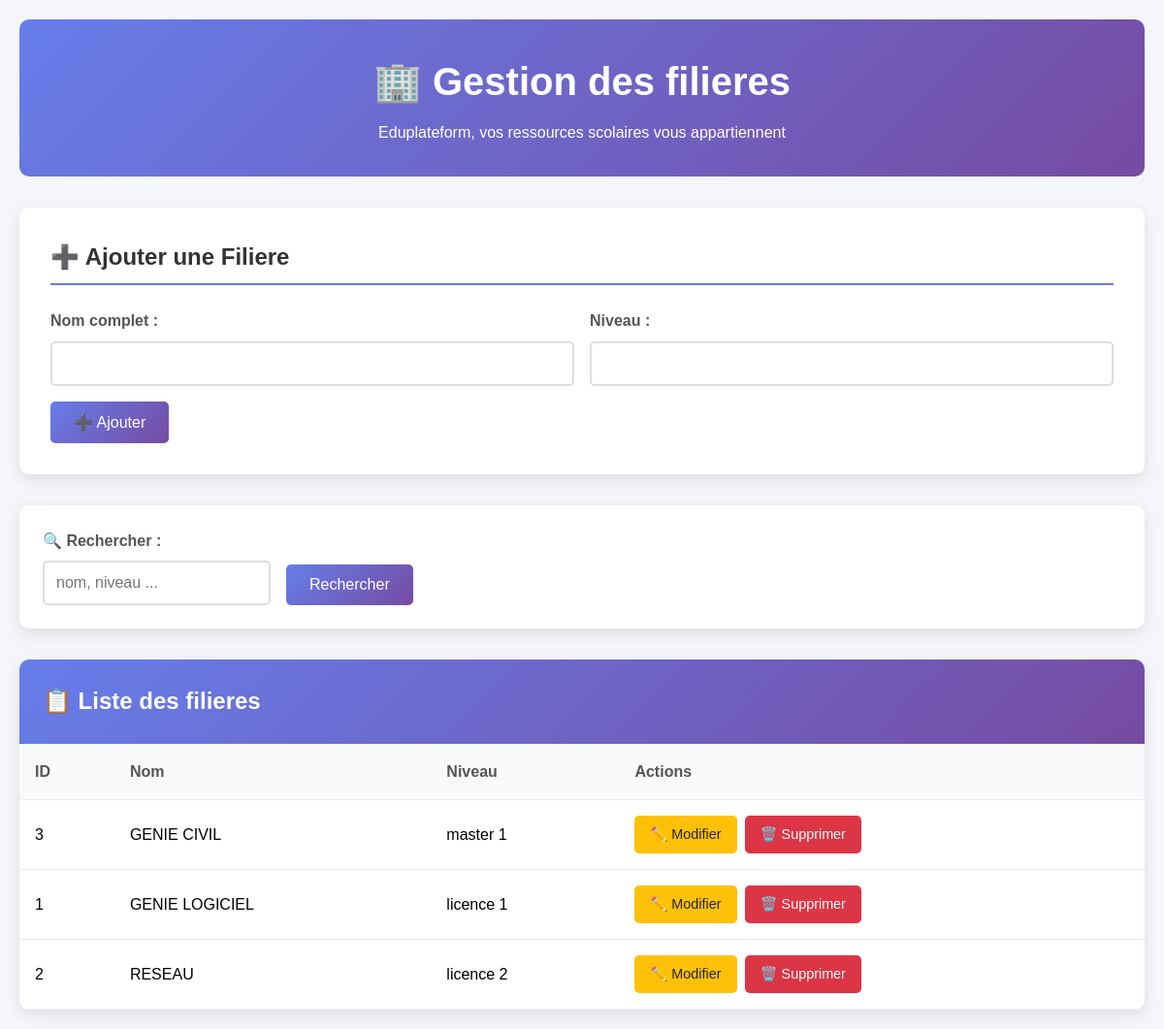
Screenshot of /filiere/index_filiere.php with the database file from the repository.
### tables this page shows
CREATE TABLE filieres (
    id INT AUTO_INCREMENT PRIMARY KEY,
    name VARCHAR(200)  NOT NULL,
    level VARCHAR(50) NOT NULL,
    created_at TIMESTAMP DEFAULT CURRENT_TIMESTAMP,
    last_login TIMESTAMP NULL
);

### filiere/filiere.php (called while the page is built, shortened)
<?php
require_once '../database/config.php';
class Filiere {
    private $conn;
    private $table = 'filieres';
    public function __construct() {
        $database = new Database();
        $this->conn = $database->getConnection();
    }
    public function readAll() {
        $query = "SELECT * FROM " . $this->table . " ORDER BY name ASC";
        $stmt = $this->conn->prepare($query);
        $stmt->execute();
        return $stmt;
    }
}
?>

### database/config.php (called while the page is built, shortened)
<?php
class Database {
    private $connection;
    public function __construct() {
        try {
            $this->connection = new PDO(
                "mysql:host=" . DB_HOST . ";dbname=" . DB_NAME,
                DB_USER,
                DB_PASS,
                array(
                    PDO::ATTR_ERRMODE => PDO::ERRMODE_EXCEPTION,
                    PDO::ATTR_DEFAULT_FETCH_MODE => PDO::FETCH_ASSOC
                )
            );
        } catch(PDOException $e) {
            die("Erreur de connexion à la base de données: " . $e->getMessage());
        }
    }
    public function getConnection() {
        return $this->connection;
    }
}
?>

### filiere/index_filiere.php (the view, shortened to what this page needs)
<?php
require_once 'filiere.php';
$filieres = new Filiere();
$searchTerm = $_GET['search'] ?? '';
if ($searchTerm) {
    $stmt = $filieres->search($searchTerm);
} else {
    $stmt = $filieres->readAll();
}
$editfilieres = null;
?>
<!DOCTYPE html>
<html lang="fr">
<head>
    <link rel="stylesheet" href="stylefiliere.css">
</head>
<body>
    <div class="container">
        <div class="header">
            <h1>🏢 Gestion des filieres</h1>
            <p>Eduplateform, vos ressources scolaires vous appartiennent</p>
        </div>
        <div class="form-section">
            <h2><?php echo $editfilieres ? '✏️ Modifier la Filiere' : '➕ Ajouter une Filiere'; ?></h2>
            <form method="POST" action="">
                <div class="form-grid">
                    <div class="form-group">
                        <label for="name">Nom complet :</label>
                        <input type="text" id="name" name="name" required
                               value="<?php echo $editfilieres ? htmlspecialchars($editfilieres->name) : ''; ?>">
                    </div>
                    <div class="form-group">
                        <label for="level">Niveau :</label>
                        <input type="text" id="level" name="level" required
                               value="<?php echo $editfilieres ? htmlspecialchars($editfilieres->level) : ''; ?>">
                    </div>
                </div>
                <div style="display: flex; gap: 1rem;">
                    <button type="submit" class="btn btn-primary">
                        <?php echo $editfilieres ? '💾 Mettre à jour' : '➕ Ajouter'; ?>
                    </button>
                </div>
            </form>
        </div>
        <div class="search-section">
            <form method="GET" action="" class="search-form">
                <div class="form-group" style="margin: 0;">
                    <label for="search">🔍 Rechercher :</label>
                    <input type="text" id="search" name="search" placeholder="nom, niveau ..."
                           value="<?php echo htmlspecialchars($searchTerm); ?>">
                </div>
                <button type="submit" class="btn btn-primary">Rechercher</button>
            </form>
        </div>
        <div class="table-section">
            <div class="table-header">
                <h2>📋 Liste des filieres <?php echo $searchTerm ? "(Résultats pour: '$searchTerm')" : ''; ?></h2>
            </div>
            <div class="table-responsive">
                <?php if ($stmt->rowCount() > 0): ?>
                    <table>
                        <thead>
                            <tr>
                                <th>ID</th>
                                <th>Nom</th>
                                <th>Niveau</th>
                                <th>Actions</th>
                            </tr>
                        </thead>
                        <tbody>
                            <?php while ($row = $stmt->fetch(PDO::FETCH_ASSOC)): ?>
                                <tr>
                                    <td><?php echo $row['id']; ?></td>
                                    <td><?php echo htmlspecialchars($row['name']); ?></td>
                                    <td><?php echo htmlspecialchars($row['level']); ?></td>
                                    <td>
                                        <div class="actions">
                                            <a href="?edit=<?php echo $row['id']; ?>" class="btn btn-warning btn-small">
                                                ✏️ Modifier
                                            </a>
                                            <a href="?delete=<?php echo $row['id']; ?>"
                                               class="btn btn-danger btn-small"
                                               onclick="return confirm('Êtes-vous sûr de vouloir supprimer cet Filiere ?')">
                                                🗑️ Supprimer
                                            </a>
                                        </div>
                                    </td>
                                </tr>
                            <?php endwhile; ?>
                        </tbody>
                    </table>
                <?php endif; ?>
            </div>
        </div>
    </div>
</body>
</html>

### filiere/stylefiliere.css (style rules this page uses)
* { margin: 0; padding: 0; box-sizing: border-box; }
body { font-family: 'Arial', sans-serif; background-color: #f5f6fa; line-height: 1.6; }
.container { max-width: 1200px; margin: 0 auto; padding: 20px; }
.header { background: linear-gradient(135deg, #667eea 0%, #764ba2 100%); color: white; padding: 2rem; border-radius: 10px; margin-bottom: 2rem; text-align: center; }
.header h1 { font-size: 2.5rem; margin-bottom: 0.5rem; }
.form-section { background: white; padding: 2rem; border-radius: 10px; box-shadow: 0 5px 15px rgba(0,0,0,0.1); margin-bottom: 2rem; }
.form-section h2 { color: #333; margin-bottom: 1.5rem; border-bottom: 2px solid #667eea; padding-bottom: 0.5rem; }
.form-grid { display: grid; grid-template-columns: repeat(auto-fit, minmax(250px, 1fr)); gap: 1rem; margin-bottom: 1rem; }
.form-group { display: flex; flex-direction: column; }
.form-group label { margin-bottom: 0.5rem; font-weight: bold; color: #555; }
.form-group input { padding: 0.75rem; border: 2px solid #ddd; border-radius: 5px; font-size: 1rem; transition: border-color 0.3s; }
.btn { padding: 0.75rem 1.5rem; border: none; border-radius: 5px; cursor: pointer; font-size: 1rem; text-decoration: none; display: inline-block; text-align: center; transition: all 0.3s; }
.btn-primary { background: linear-gradient(135deg, #667eea 0%, #764ba2 100%); color: white; }
.btn-warning { background-color: #ffc107; color: #212529; }
.btn-danger { background-color: #dc3545; color: white; }
.btn-small { padding: 0.5rem 1rem; font-size: 0.9rem; }
.search-section { background: white; padding: 1.5rem; border-radius: 10px; box-shadow: 0 5px 15px rgba(0,0,0,0.1); margin-bottom: 2rem; }
.search-form { display: flex; gap: 1rem; align-items: end; }
.search-form input { flex: 1; padding: 0.75rem; border: 2px solid #ddd; border-radius: 5px; font-size: 1rem; }
.table-section { background: white; border-radius: 10px; box-shadow: 0 5px 15px rgba(0,0,0,0.1); overflow: hidden; }
.table-header { background: linear-gradient(135deg, #667eea 0%, #764ba2 100%); color: white; padding: 1.5rem; }
.table-header h2 { margin: 0; }
.table-responsive { overflow-x: auto; }
table { width: 100%; border-collapse: collapse; }
th, td { padding: 1rem; text-align: left; border-bottom: 1px solid #eee; }
th { background-color: #f8f9fa; font-weight: bold; color: #555; }
.actions { display: flex; gap: 0.5rem; }

### rows the page displays
filieres: id "3", name "GENIE CIVIL", level "master 1"
filieres: id "1", name "GENIE LOGICIEL", level "licence 1"
filieres: id "2", name "RESEAU", level "licence 2"
